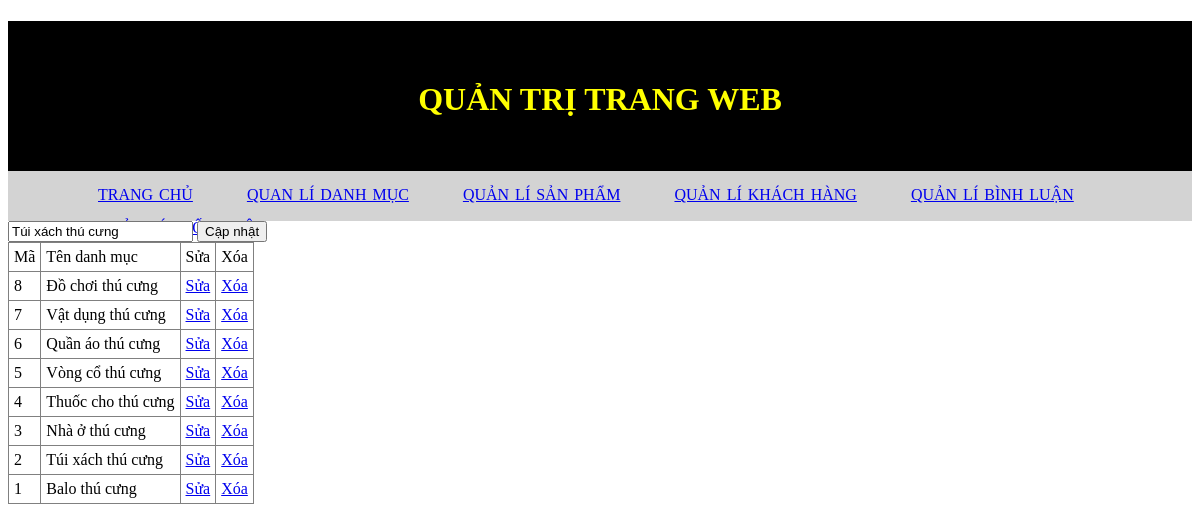
The app's page /controller/admin.php?act=form_update_cata&ma_loai=2 with its own data.
### tables this page shows
CREATE TABLE `catalog` (
  `ma_loai` int(11) NOT NULL,
  `ten` varchar(255) NOT NULL
);

### model/connect.php (called while the page is built, shortened)
<?php
    class connect{
        var $db = null;
        public function __construct(){
            $dsn='mysql:host=localhost;dbname=asm_shop';
            $user='root';
            $pass='';
            $this->db=new PDO($dsn,$user,$pass, array(PDO::MYSQL_ATTR_INIT_COMMAND => "SET NAMES utf8"));
        }
    function getList($select){
        $result = $this->db->query($select);
        return $result;
    }
    function getInstance($select){
        $result = $this->db->query($select);
        $result = $result->fetch();
        return $result;
    }
}
?>

### model/catalog.php (called while the page is built, shortened)
<?php
    class Catalog{
        function getList(){
            $db = new connect();
            $select = "select * from catalog order by ma_loai DESC";
            $result = $db->getList($select);
            return $result;
        }
        function getCatalogID($ma_loai){
            $db = new connect();
            $select = "select * from catalog where ma_loai=$ma_loai";
            $result = $db->getInstance($select);
            return $result;
        }
    }
?>

### view/admin/danhmuc.php (the view, shortened to what this page needs)
<?php
    require 'header.php';
?>
<?php
    if(isset($get1) && is_array($get1)){
        $ten = $get1['ten'];
?>
<form action="admin.php?act=update_cata" method="post" enctype="multipart/form-data">
    <input type="text" name="ten" value="<?=$ten?>">
    <input type="submit" value="Cập nhật">
</form>
<?php }?>
<table style="border-collapse: collapse" border='1' cellpadding="5">
    <tr>
        <td>Mã</td>
        <td>Tên danh mục</td>
        <td>Sửa</td>
        <td>Xóa</td>
    </tr>
    <?php
        foreach($dm as $dm){
            $linksua="admin.php?act=form_update_cata&ma_loai=".$dm['ma_loai'];
            $linkxoa="admin.php?act=delete_cata&ma_loai=".$dm['ma_loai'];
            echo '<tr>
            <td>'.$dm['ma_loai'].'</td>
            <td>'.$dm['ten'].'</td>
            <td><a href="'.$linksua.'">Sửa</a></td>
            <td><a href="'.$linkxoa.'">Xóa</a></td>
        </tr>';
        }
    ?>
</table>

### records on screen
catalog: ten "Túi xách thú cưng", ma_loai "2"
catalog: ma_loai "8", ten "Đồ chơi thú cưng"
catalog: ma_loai "7", ten "Vật dụng thú cưng"
catalog: ma_loai "6", ten "Quần áo thú cưng"
catalog: ma_loai "5", ten "Vòng cổ thú cưng"
catalog: ma_loai "4", ten "Thuốc cho thú cưng"
catalog: ma_loai "3", ten "Nhà ở thú cưng"
catalog: ma_loai "1", ten "Balo thú cưng"
